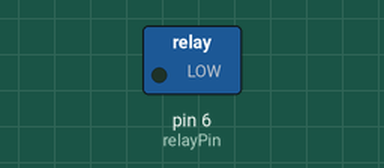
The sketch below on a simulated Arduino Uno, built with avr-gcc and run on an emulated ATmega328P. On the bench: switched loads named in the sketch (green lamp = pin HIGH).

Above: at 1.5 s.
At 4.5 s:
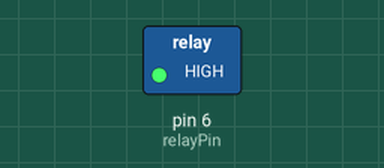
Timing chart, 0 to 7.8 s (numbered marks = the images above):
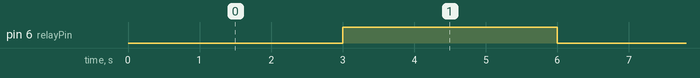

Measured:
- by itself, pin 6 (relayPin): alternates HIGH for 3.0 s and LOW for 3.0 s

The sketch:

5V-Relay-Module.ino
```cpp
const int relayPin = 6;

void setup() {
  // Set relayPin as an output pin
  pinMode(relayPin, OUTPUT);
}

void loop() {
  // Turn off the relay by setting the pin LOW
  digitalWrite(relayPin, LOW);
  delay(3000);

  // Turn on the relay by setting the pin HIGH
  digitalWrite(relayPin, HIGH);
  delay(3000);
}
```
